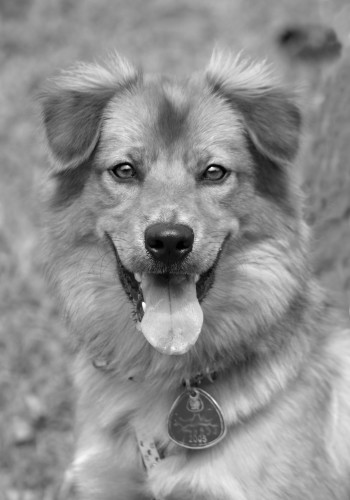
#> input picture code/poisson_process/dog.jpg, 350 x 500 px
$ python image_exposure.py
#> lines starting #> are read from the running program, lines starting #| are printed output that depends on the picture
#> in main, img is the input picture: shape (500, 350, 3); min 0, max 255, mean 142.6
from PIL import Image
import numpy as np
import matplotlib.pyplot as plt
from pathlib import Path
from scipy.stats import poisson

PATH = Path(__file__).parent


def take_picture(
    img: np.ndarray, exposure_time: float, light_sensitivity: float
) -> np.ndarray:
    """
    Simulate taking a picture with a camera using a Poisson process.
    """
#> called with exposure_time = 10, light_sensitivity = 0.5
    # Calculate the expected number of photons for each pixel
    expected_photons = img * exposure_time * light_sensitivity

    # Apply the Poisson process to simulate photon arrival
    noisy_img = poisson.rvs(expected_photons)

    # Clip values to be in the valid range [0, 255] for image representation
    noisy_img = np.clip(noisy_img, 0, 255).astype(np.uint8)
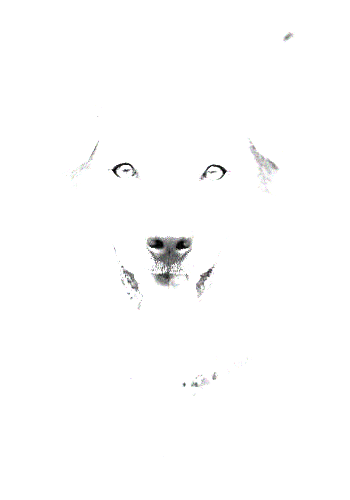
#> noisy_img: shape (500, 350, 3); mean R, G, B 253.2, 253.2, 253.2

    return noisy_img


def main():
    img = np.asarray(Image.open(PATH / "dog.jpg"))

    exposure_time = 10.0  # seconds
    light_sensitivity = 0.5  # ISO

    noisy_img = take_picture(img, exposure_time, light_sensitivity)

    plt.figure(figsize=(10, 5))
    plt.subplot(1, 2, 1)
    plt.title("Original Image")
    plt.imshow(img)
    plt.axis("off")
    plt.subplot(1, 2, 2)
    plt.title("Noisy Image")
    plt.imshow(noisy_img)
    plt.axis("off")
    plt.tight_layout()
    plt.show()
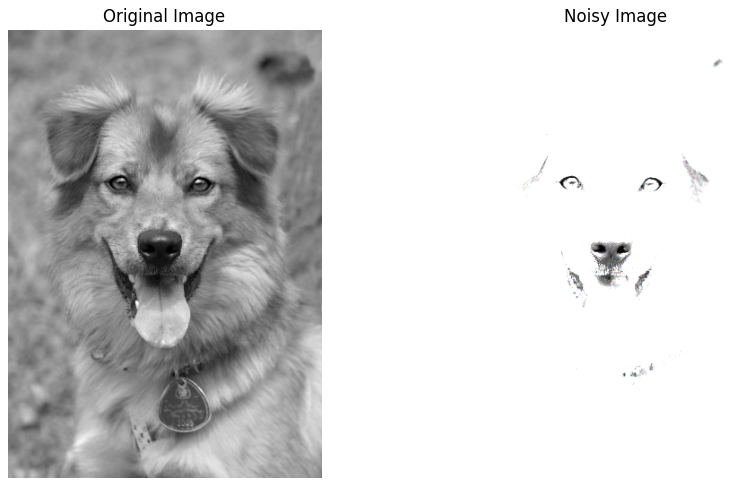
#> figure drawn by matplotlib, 2 panels


if __name__ == "__main__":
    main()
